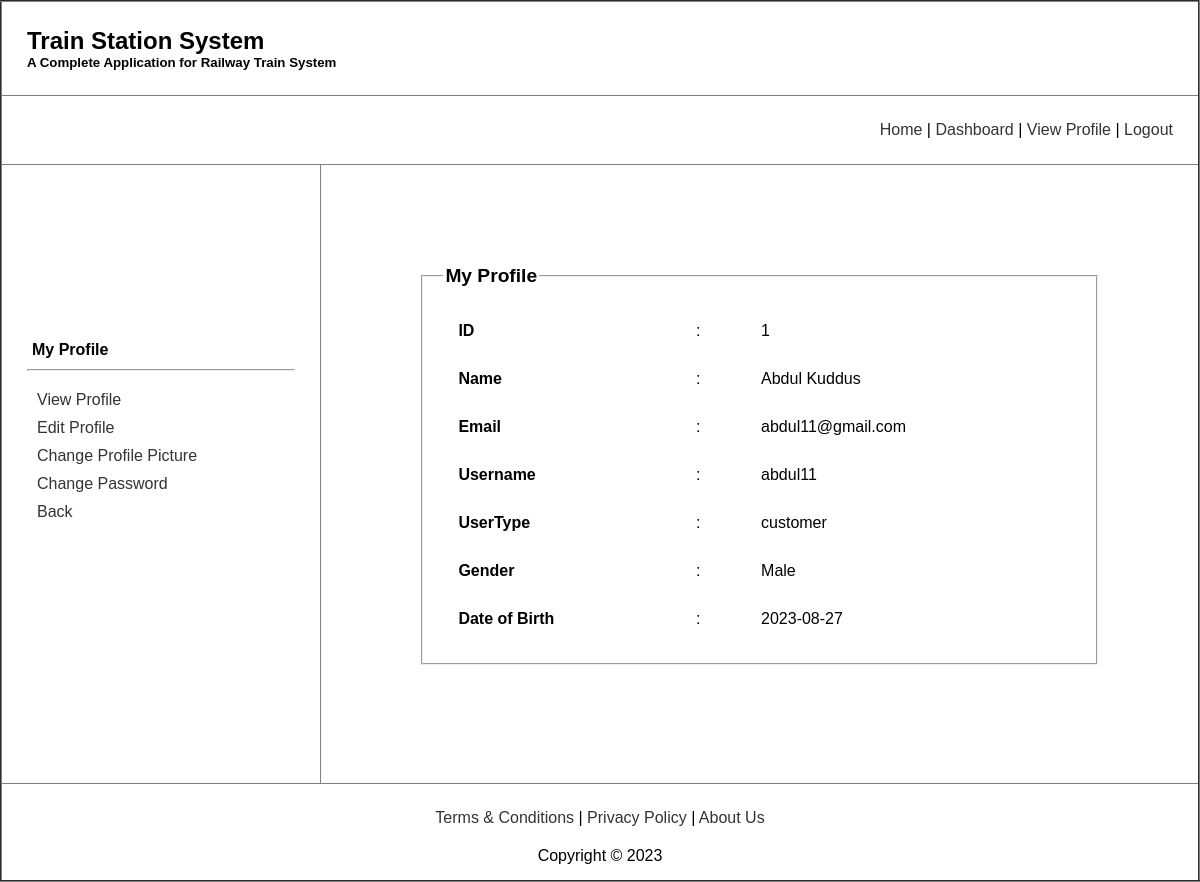
Page /view/myProfile.php (signed in) on the committed database.
### tables this page shows
CREATE TABLE `registration` (
  `id` int(11) NOT NULL,
  `name` varchar(255) NOT NULL,
  `email` varchar(255) NOT NULL,
  `username` varchar(255) NOT NULL,
  `password` varchar(255) NOT NULL,
  `userType` text NOT NULL,
  `gender` text NOT NULL,
  `dob` date NOT NULL,
  `profile_image` varchar(255) NOT NULL
);

### view/myProfile.php (the view, shortened to what this page needs)
<?php
  $username=$_SESSION['username'];
    if(isset($_SESSION['username'])){
        $con=getConnection();
        $sql = "SELECT * FROM registration WHERE username = ?";
        $stmt = mysqli_prepare($con, $sql);
        mysqli_stmt_bind_param($stmt, "s", $username);
        mysqli_stmt_execute($stmt);
        $result = mysqli_stmt_get_result($stmt);
        if ($result) {
            $row = mysqli_fetch_assoc($result);
        }
    }
    else{
        echo "error!";
    }
?>
<html>
  <head>
  </head>
  <body>
    <table
    border="2"
      align="center"
      width="1080px"
    >
    <tr>
      <td colspan="2" align="left">
          <nav>
            <h1>Train Station System</h1>
            <h5>A Complete Application for Railway Train System</h5>
          </nav>
      </td>
    </tr>
      <tr>
        <td colspan="2" align="right">
          <nav>
          <a href="adminHome.php">Home</a> |
            <a href="adminDash.php">Dashboard</a> |
            <a href="viewProfile.php">View Profile</a> |
            <a href="../controller/logout.php">Logout</a>
          </nav>
        </td>
      </tr>
    <tr>
        <td style="padding-bottom: 100px">
          <h4 style="margin-top: 15px; margin-left: 15px; margin-bottom: 10px">
          My Profile
          </h4>
          <hr style="margin: 0 10px" />
          <ul style="margin-left: 20px; margin-top: 20px">
            <li><a href="myProfile.php">View Profile</a></li>
            <li><a href="editMyProfile.php">Edit Profile</a></li>
            <li><a href="changeProPic.php">Change Profile Picture</a></li>
            <li><a href="changePass.php">Change Password</a></li>
            <li><a href="viewProfile.php">Back</a></li>
          </ul>
        </td>
        <td style="padding: 80px">
        <fieldset>
                                <legend>My Profile</legend>
                                <table>
                                    <tr>
                                        <td><strong>ID</strong></td>
                                        <td>:</td>
                                        <td><?php echo $row['id']; ?></td>
                                    </tr>
                                    <tr>
                                        <td><strong>Name</strong></td>
                                        <td>:</td>
                                        <td><?php echo $row['name']; ?></td>
                                    </tr>
                                    <tr>
                                        <td><strong>Email</strong></td>
                                        <td>:</td>
                                        <td><?php echo $row['email']; ?></td>
                                    </tr>
                                    <tr>
                                        <td><strong>Username</strong></td>
                                        <td>:</td>
                                        <td><?php echo $row['username']; ?></td>
                                    </tr>
                                    <tr>
                                        <td><strong>UserType</strong></td>
                                        <td>:</td>
                                        <td><?php echo $row['userType']; ?></td>
                                    </tr>
                                    <tr>
                                        <td><strong>Gender</strong></td>
                                        <td>:</td>
                                        <td><?php echo $row['gender']; ?></td>
                                    </tr>
                                    <tr>
                                        <td><strong>Date of Birth</strong></td>
                                        <td>:</td>
                                        <td><?php echo $row['dob']; ?></td>
                                    </tr>
                                </table>
                            </fieldset><br>
        </td>
      </tr>
      <tr align="center">
        <td colspan="2">
          <nav>
            <a href="t&c.html">Terms & Conditions</a> |
            <a href="privacyPolicy.html">Privacy Policy</a> |
            <a href="aboutUs.html">About Us</a>
          </nav>
          <footer>Copyright &copy; 2023</footer>
        </td>
      </tr>
    </table>
  </body>
</html>

### view/myProfile.php (style rules this page uses)
body { font-family: Arial, sans-serif; margin: 0; padding: 0; }
table { width: 100%; border-collapse: collapse; }
nav { padding: 10px; }
h1, h5 { margin: 0; }
h4 { margin-top: 15px; margin-left: 15px; margin-bottom: 10px; }
hr { margin: 0 10px; }
ul { list-style-type: none; padding: 0; margin-left: 20px; margin-top: 20px; }
li { margin-bottom: 10px; }
a { text-decoration: none; color: #333; transition: color 0.3s ease; }
td { padding: 15px; }
fieldset { margin: 20px; padding: 20px; }
legend { font-size: 1.2em; font-weight: bold; }
footer { text-align: center; margin-top: 10px; }

### rows in the picture
registration: id "1", name "Abdul Kuddus", email "abdul11@gmail.com", username "abdul11", userType "customer", gender "Male", dob "2023-08-27"
